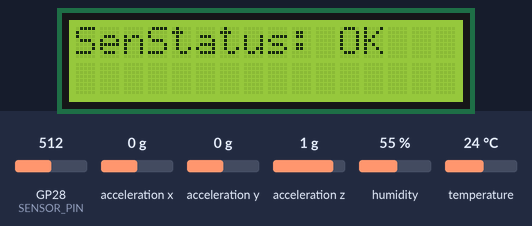
Simulated run of this sketch. Board: Raspberry Pi Pico. On the bench: 16×2 character LCD. The inputs (shaded band) are chosen by the test bench; at power-on: acceleration x 0 g, humidity 55 %, acceleration y 0 g, temperature 24 °C, GP28 (SENSOR_PIN) = 512, acceleration z 1 g. What the sketch prints to the serial monitor is not drawn.

Above: at 3.7 s.
3.8 s: acceleration x set to -1.4 g
At 8.3 s:
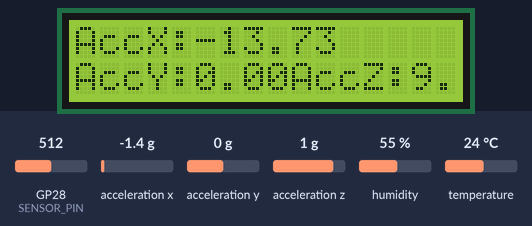
9.0 s: humidity set to 22 %
At 12.2 s:
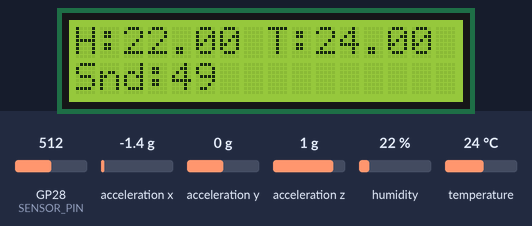
14.8 s: acceleration y set to -1.4 g
At 20.5 s:
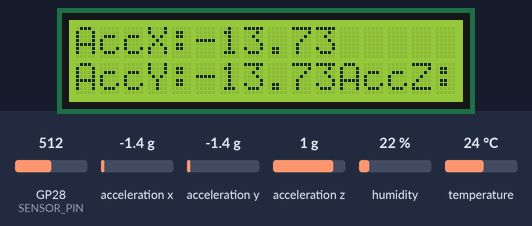
20.6 s: temperature set to 12 °C
At 25.9 s:
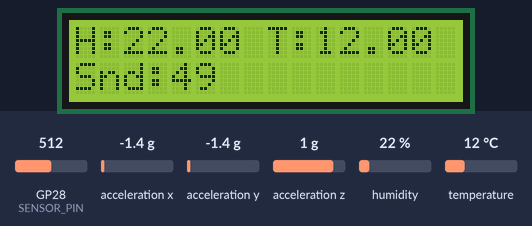
26.2 s: acceleration x set to -0.8 g
At 27.6 s:
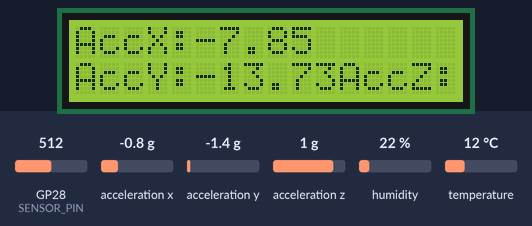
30.5 s: acceleration y set to -0.8 g
At 33.9 s:
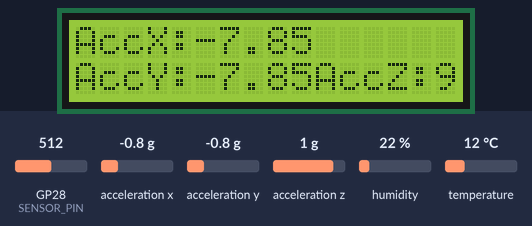
Timing chart, 0 to 35.4 s (numbered marks = the images above; inputs shaded):
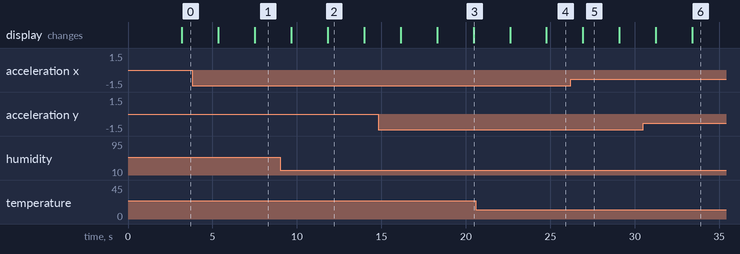

Measured:
- what the display in image 2 shows lasts 2.2 s, from 11.8 s to 14.0 s

The sketch:

new.ino
```cpp
#include <Wire.h>
#include <Adafruit_Sensor.h>
#include <Adafruit_ADXL345_U.h>
#include "DHT.h"
#include <LiquidCrystal.h>
#include <TimeLib.h>

// Pin definitions
#define DHT22_PIN 12
#define DHTTYPE DHT22

// Create objects
Adafruit_ADXL345_Unified accel = Adafruit_ADXL345_Unified(12345);
DHT dht(DHT22_PIN, DHTTYPE);
LiquidCrystal lcd(7, 6, 2, 3, 4, 5);

const int sampleWindow = 50;  // Sample window width in mS (50 mS = 20Hz)
unsigned int sample;

#define SENSOR_PIN A2

// Variables for DHT22
float humidity = 0.0;
float temperature = 0.0;

// Timing variables for non-blocking loop2
unsigned long previousMillisLCD = 0;
unsigned long lcdInterval = 2000;  // 2 seconds interval between LCD updates
int lcdState = 0;                  // To keep track of the current LCD display state

// Status variables
bool dhtStatus = false;
bool accelStatus = false;

void setup() {
  // Initialize Serial Monitor
  Serial.begin(9600);

  // Initialize LCD
  lcd.begin(16, 2);
  lcd.print("Initializing...");

  // Initialize ADXL345
  if (accel.begin()) {
    accel.setRange(ADXL345_RANGE_16_G);
    accelStatus = true;
  } else {
    Serial.println("Failed to find ADXL345 chip");
    accelStatus = false;
  }

  // Initialize DHT22
  dht.begin();

  lcd.setCursor(0, 1);
  lcd.print("Ready");

  // Setting up sound sensor pin
  pinMode(SENSOR_PIN, INPUT);

  // Show project info on LCD briefly
  lcd.clear();
  lcd.setCursor(0, 0);
  lcd.print("Final Year Project");
  lcd.setCursor(0, 1);
  lcd.print("Jeremy & Barnabas");
  delay(2000);

  // Initialize time
  setTime(0, 0, 0, 0, 0, 2024);  // HH, MM, SS, Day, Month, Year
}

void loop1() {
  // Read ADXL345 data
  sensors_event_t event;
  if (accelStatus) {
    accel.getEvent(&event);
  } else {
    event.acceleration.x = event.acceleration.y = event.acceleration.z = 0;
  }

  // Read DHT22 data
  humidity = dht.readHumidity();
  temperature = dht.readTemperature();

  if (isnan(humidity) || isnan(temperature)) {
    dhtStatus = false;
    humidity = 0;
    temperature = 0;
  } else {
    dhtStatus = true;
  }

  // Read sound sensor data
  unsigned long startMillis = millis();
  float peakToPeak = 0;
  unsigned int signalMax = 0;
  unsigned int signalMin = 1024;

  while (millis() - startMillis < sampleWindow) {
    sample = analogRead(SENSOR_PIN);
    if (sample < 1024) {
      if (sample > signalMax) {
        signalMax = sample;
      } else if (sample < signalMin) {
        signalMin = sample;
      }
    }
  }

  peakToPeak = signalMax - signalMin;
  int db = map(peakToPeak, 20, 900, 49.5, 90);

  // Display data on Serial Monitor
  Serial.print(event.acceleration.x);
  Serial.print(", ");
  Serial.print(event.acceleration.y);
  Serial.print(", ");
  Serial.print(event.acceleration.z);
  Serial.print(", ");
  Serial.print(temperature);
  Serial.print(", ");
  Serial.print(humidity);
  Serial.print(", ");
  Serial.print(db);
  Serial.print(", ");
  Serial.print(hour());
  Serial.print(":");
  Serial.print(minute());
  Serial.print(":");
  Serial.print(second());
  Serial.println();
  delay(1000);
}

void loop2() {
  unsigned long currentMillis = millis();

  // Update LCD every `lcdInterval` milliseconds
  if (currentMillis - previousMillisLCD >= lcdInterval) {
    previousMillisLCD = currentMillis;

    // Read ADXL345 data
    sensors_event_t event;
    if (accelStatus) {
      accel.getEvent(&event);
    } else {
      event.acceleration.x = event.acceleration.y = event.acceleration.z = 0;
    }

    // Read DHT22 data
    humidity = dht.readHumidity();
    temperature = dht.readTemperature();

    if (isnan(humidity) || isnan(temperature)) {
      dhtStatus = false;
      humidity = 0;
      temperature = 0;
    } else {
      dhtStatus = true;
    }

    // Read sound sensor data
    unsigned long startMillis = millis();
    float peakToPeak = 0;
    unsigned int signalMax = 0;
    unsigned int signalMin = 1024;

    while (millis() - startMillis < sampleWindow) {
      sample = analogRead(SENSOR_PIN);
      if (sample < 1024) {
        if (sample > signalMax) {
          signalMax = sample;
        } else if (sample < signalMin) {
          signalMin = sample;
        }
      }
    }

    peakToPeak = signalMax - signalMin;
    int db = map(peakToPeak, 20, 900, 49.5, 90);

    // Cycle through different states of the LCD display
    switch (lcdState) {
      case 0:
        lcd.clear();
        lcd.setCursor(0, 0);
        lcd.print("SenStatus: ");
        lcd.print((dhtStatus && accelStatus) ? "OK" : "Error");
        lcdState = 1;
        break;

      case 1:
        lcd.clear();
        lcd.setCursor(0, 0);
        lcd.print("H:");
        lcd.print(humidity);
        lcd.print(" T:");
        lcd.print(temperature);
        lcd.setCursor(0, 1);
        lcd.print("Snd:");
        lcd.print(db);
        lcdState = 2;
        break;

      case 2:
        lcd.clear();
        lcd.setCursor(0, 0);
        lcd.print("AccX:");
        lcd.print(event.acceleration.x);
        lcd.setCursor(0, 1);
        lcd.print("AccY:");
        lcd.print(event.acceleration.y);
        lcd.print("AccZ:");
        lcd.print(event.acceleration.z);
        lcdState = 0;  // Reset the state to loop back
        break;
    }
  }
}

void loop() {
  loop1();  // Serial print loop
  loop2();  // LCD display loop with non-blocking delay
}
```
